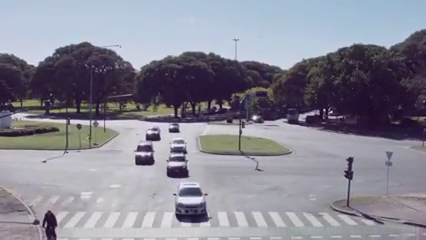
#> input picture frame 217 of hw11/videos/cars_at_an_intersection_hirez.mp4, 426 x 240 px, given in place of the camera
$ python optical_flow_quiver.py
#> lines starting #> are read from the running program, lines starting #| are printed output that depends on the picture
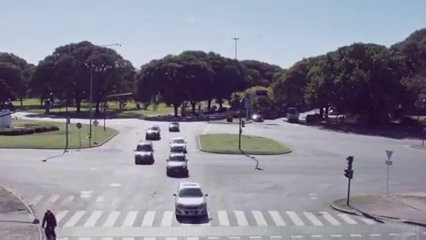
#> input picture frame 218 of hw11/videos/cars_at_an_intersection_hirez.mp4, 426 x 240 px, given in place of the camera
#> in main, next_frame is the input picture: shape (240, 426, 3); mean B, G, R 148.7, 135.6, 137
"""

optical_flow_quiver.py

Adapted and optimised version based on the original Matlab code
"""

import cv2
import tqdm
import numpy as np
from numpy import linalg as la
from scipy import signal as sig, stats as sta

import sys

############
# CONFIG
############

# Sit
_gauss_sigma = 1  # Sigma the Gaussian Kernels
_kernel_size = 6 * _gauss_sigma + 1
_k = int((_kernel_size - 1) / 2)

# Settings for corner detection
_num_corners = 100  # (Maximal) number of corners to detect per frame
_corner_quality_level = 0.001  # Quality measure for corners to detect
_corner_min_distance = 10  # Minimal distance between detected corners

# Neighbourhood for direction detection
_neighborhood_size = 5
_half_neighborhood_size = _neighborhood_size // 2

# color for the quiver plot
_color = 1


def quiver(img, pts, vx, vy, color=1):
    """ Makes a quiver plot on top of an existing image """

    (width, height) = img.shape

    for c in range(pts.shape[0]):
        x = pts[c, 0, 0]
        y = pts[c, 0, 1]

        xe = int(x + vx[c, 0])
        ye = int(y + vy[c, 0])

        if x < 0 or y < 0 or x >= height or y >= width:
            continue

        if xe < 0 or ye < 0 or xe >= height or ye >= width:
            continue

        img = cv2.line(img, (x, y), (xe, ye), color)

    return img


def pad2d(img, width, fill=0):
    """ Pads a two-dimensional image with a constant boundary"""

    return np.lib.pad(img, (width, width), 'constant', constant_values=fill)


def skip_time(cap, n):
    """ Skips a given amount of seconds in a VideoCapture """

    for _ in range(int(cap.get(cv2.CAP_PROP_FPS)) * n):
        cap.read()

# Make a kernel for partial derivatives
I = np.repeat([np.arange(_kernel_size)], _kernel_size, axis=0).T
J = I.T

# derivative w.r.t. x
gauss_kernel_x = -((J - _k) / (2 * np.pi * _gauss_sigma ** 3)) * np.exp(
    - ((I - _k) ** 2 + (J - _k) ** 2) / (2 * _gauss_sigma ** 2))

# derivative w.r.t. y
gauss_kernel_y = gauss_kernel_x.T

kernel = (1 / (2 * np.pi * (_gauss_sigma ** 2))) * np.exp(
    -((I - _k) ** 2 + (J - _k) ** 2) / (2 * _gauss_sigma ** 2))


# weighting kernel (also a gaussian)
nsig = 3
kernlen = (2*_half_neighborhood_size + 1) ** 2
interval = (2*nsig+1.)/(kernlen)
x = np.linspace(-nsig-interval/2., nsig+interval/2., kernlen+1)

w1d = np.diff(sta.norm.cdf(x))
w_raw = np.sqrt(np.outer(w1d, w1d))
_W = w_raw/w_raw.sum()
_W_T_W = _W.T.dot(_W)

def process_frame(current_mat, next_mat):
    """ Processes a single from from the original image"""

    (xs, ys) = next_mat.shape
#> xs = 240; ys = 426

    # Compute x and y derivatives for both images
    Dx_1 = sig.convolve2d(current_mat, gauss_kernel_x)  # not filter2")
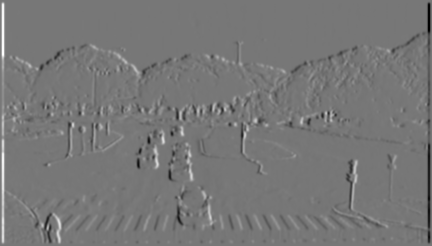
#> Dx_1: shape (246, 432) float64; min -67.39, max 76.48, mean 0; drawn with min black and max white
    Dx_2 = sig.convolve2d(next_mat, gauss_kernel_x)

    Dy_1 = sig.convolve2d(current_mat, gauss_kernel_y)
    Dy_2 = sig.convolve2d(next_mat, gauss_kernel_y)
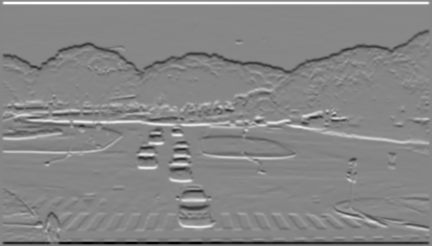
#> Dy_2: shape (246, 432) float64; min -79.4, max 70.81, mean 0; drawn with min black and max white

    Ix = (Dx_1 + Dx_2) / 2
    Iy = (Dy_1 + Dy_2) / 2

    # extract corners using Eigenvalues corner detector
    corners_current = cv2.goodFeaturesToTrack(current_mat,
                                              _num_corners,
                                              _corner_quality_level,
                                              _corner_min_distance,
                                              useHarrisDetector=False)
#> corners_current = 100 rows, first 8: [178, 131], [324, 109], [70, 120], [137, 150], [243, 127], [229, 107], [90, 121], [159, 139]

    # if we have no corners, return the original frame
    if corners_current is None:
        return current_mat

    corners_current = np.array(corners_current).astype(int)

    # smooth the images
    current_mat_smoothed = sig.convolve2d(current_mat, kernel)
    next_mat_smoothed = sig.convolve2d(next_mat, kernel)
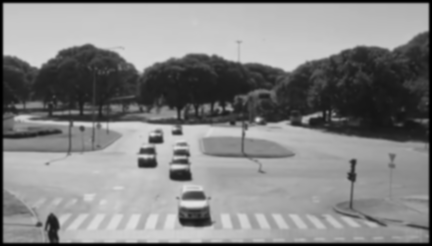
#> next_mat_smoothed: shape (246, 432) float64; min 0.00244, max 227.9, mean 132.2

    # I_t the partial derivative w.r.t. time
    It = next_mat_smoothed - current_mat_smoothed

    v_x = np.zeros((corners_current.shape[0], 1))
#> v_x = 100 values from 0 to 0
    v_y = np.zeros((corners_current.shape[0], 1))
#> v_y = 100 values from 0 to 0

    # pad zeros all around our derivatives
    Ix = pad2d(Ix, _half_neighborhood_size)
    Iy = pad2d(Iy, _half_neighborhood_size)
    It = pad2d(It, _half_neighborhood_size)
#> call 3 of pad2d, with width = 2, fill = 0
#> in pad2d (call 3), `return np.lib.pad(img, (width, width), 'constant', constant_values=fill)`:
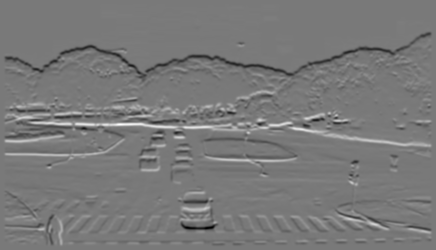
#> returned value: shape (250, 436) float64; min -66.46, max 72.73, mean -0.1; drawn with min black and max white

    for c in range(corners_current.shape[0]):
        i = corners_current[c, 0, 1]
        j = corners_current[c, 0, 0]

        Ixs = Ix[i:i + 2 * _half_neighborhood_size + 1,
              j:j + 2 * _half_neighborhood_size + 1].flatten()

        Iys = Iy[i:i + 2 * _half_neighborhood_size + 1,
              j:j + 2 * _half_neighborhood_size + 1].flatten()

        Its = It[i:i + 2 * _half_neighborhood_size + 1,
              j:j + 2 * _half_neighborhood_size + 1].flatten()

        # find A, b by just smartly stacking the above
        A = np.vstack([Ixs, Iys]).T
        b = np.hstack([Its]).T

        # we compute the previous As and Bs from the code
        A_code = A.T.dot(_W_T_W).dot(A)
        B_code = A.T.dot(_W_T_W).dot(b)

        # compute the actual result
        Ainv = la.pinv(A_code)
        result = Ainv.dot(B_code)

        # and add it to the velocity
        v_x[c] = result[1]
        v_y[c] = result[0]
#> this loop made 100 passes
#> (i, j, A_code, B_code, Ainv, result) on passes 1 to 5: (131, 178, [[0.0128, 0.457], [0.457, 16.33]], [0.445, 15.91], [[4.79e-05, 0.00171], [0.00171, 0.0611]], [0.0272, 0.973]), (109, 324, [[0.0331, 0.15], [0.15, 0.675]], [0.152, 0.684], [[0.066, 0.298], [0.298, 1.35]], [0.214, 0.965]), (120, 70, [[0.368, -2.18], [-2.18, 12.94]], [-2.22, 13.17], [[0.00208, -0.0123], [-0.0123, 0.0731]], [-0.167, 0.99]), (150, 137, [[8.05, 3.39], [3.39, 1.42]], [3.73, 1.57], [[0.0897, 0.0377], [0.0377, 0.0159]], [0.394, 0.166]), (127, 243, [[9.62, -6.47], [-6.47, 4.35]], [-6.79, 4.57], [[0.0493, -0.0332], [-0.0332, 0.0223]], [-0.486, 0.327])
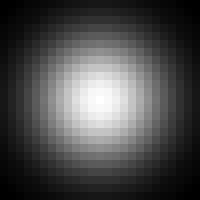
#> _W_T_W: shape (25, 25) float64 (shown 8 times larger); min 3.02e-06, max 0.000278, mean 8.42e-05; drawn with min black and max white
#> after the loop, v_x = 100 values, max 1.2 at index 95, min -0.457 at index 70, mean 0.606; v_y = 100 values, max 1.66 at index 24, min -0.733 at index 58, mean 0.0287

    return quiver(current_mat, corners_current, v_x, v_y, _color)
#> the loop in quiver, `for c in range(pts.shape[0]):` made 100 passes
#> (x, y, xe, ye) on passes 1 to 12: (178, 131, 178, 131), (324, 109, 324, 109), (70, 120, 70, 119), (137, 150, 137, 150), (243, 127, 243, 126), (229, 107, 229, 106), (90, 121, 91, 120), (159, 139, 159, 138), (185, 152, 185, 151), (256, 117, 256, 117), (150, 153, 150, 152), (147, 135, 147, 135)
#> after the loop in quiver, `for c in range(pts.shape[0]):`:
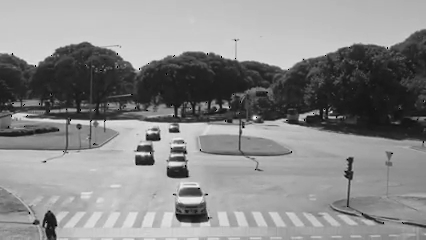
#> img: shape (240, 426); min 1, max 243, mean 137.5

def main():
    """ Main entry point """

    # read video
    vid = cv2.VideoCapture()
    vid.open("videos/cars_at_an_intersection_hirez.mp4")

    # get props
    fps = vid.get(cv2.CAP_PROP_FPS)
    vWidth = int(vid.get(cv2.CAP_PROP_FRAME_WIDTH))
    vHeight = int(vid.get(cv2.CAP_PROP_FRAME_HEIGHT))
    fourcc = vid.get(cv2.CAP_PROP_FOURCC)
    frames = int(vid.get(cv2.CAP_PROP_FRAME_COUNT))

    vidWriter = cv2.VideoWriter('cars_at_an_intersection_optical_flow.avi',
                                int(fourcc), 0.75 * fps, (vWidth, vHeight))

    # read the first matrix
    current_mat = cv2.cvtColor(vid.read()[1], cv2.COLOR_BGR2GRAY)

    T = tqdm.tqdm(total=frames - 1)

    while True:
        ret, next_frame = vid.read()

        if not ret:
            break

        # grab the next frame
        next_mat = cv2.cvtColor(next_frame, cv2.COLOR_BGR2GRAY)

        image = process_frame(current_mat, next_mat)
        frame = cv2.cvtColor(image, cv2.COLOR_GRAY2BGR)

        vidWriter.write(frame)

        current_mat = next_mat
        T.update(1)

    T.close()


if __name__ == '__main__':
    main()

$ run again, starting later in the video
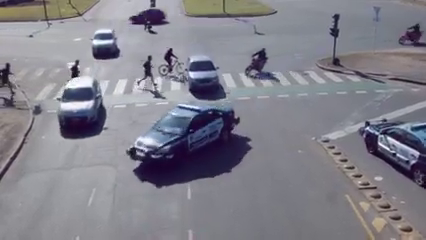
#> input picture frame 977 of hw11/videos/cars_at_an_intersection_hirez.mp4, 426 x 240 px, given in place of the camera
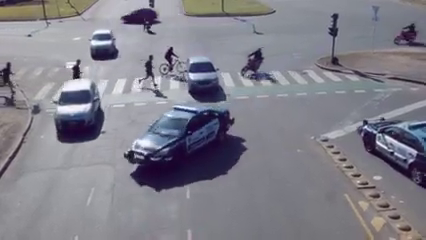
#> input picture frame 978 of hw11/videos/cars_at_an_intersection_hirez.mp4, 426 x 240 px, given in place of the camera
#> in main, next_frame is the input picture: shape (240, 426, 3); mean B, G, R 138.3, 128.4, 129.4
#> corners_current = 100 rows, first 8: [72, 76], [395, 153], [171, 57], [387, 137], [368, 127], [156, 84], [151, 29], [418, 153]
#> the loop in process_frame, `for c in range(corners_current.shape[0]):` made 100 passes
#> (i, j, A_code, B_code, Ainv, result) on passes 1 to 3: (76, 72, [[3.44, 0.479], [0.479, 0.0667]], [-5.44, -0.758], [[0.28, 0.039], [0.039, 0.00543]], [-1.55, -0.216]), (153, 395, [[0.116, 0.314], [0.314, 0.856]], [0.651, 1.77], [[0.123, 0.333], [0.333, 0.907]], [0.67, 1.82]), (57, 171, [[3.03, 1.68], [1.68, 0.938]], [0.214, 0.119], [[0.193, 0.107], [0.107, 0.0596]], [0.054, 0.0301])
#> after the loop in process_frame, `for c in range(corners_current.shape[0]):`: v_x = 100 values, max 8.26 at index 9, min -4.91 at index 11, mean 0.0688; v_y = 100 values, max 8.08 at index 27, min -2.02 at index 36, mean 0.768
#> the loop in quiver, `for c in range(pts.shape[0]):` made 100 passes
#> (x, y, xe, ye) on passes 1 to 8: (72, 76, 71, 74), (395, 153, 396, 153), (171, 57, 171, 57), (387, 137, 387, 136), (368, 127, 367, 127), (156, 84, 156, 85), (151, 29, 151, 29), (418, 153, 417, 153)
#> after the loop in quiver, `for c in range(pts.shape[0]):`:
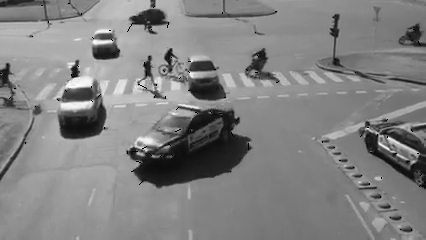
#> img: shape (240, 426); min 1, max 255, mean 129.9

$ run again, starting later in the video
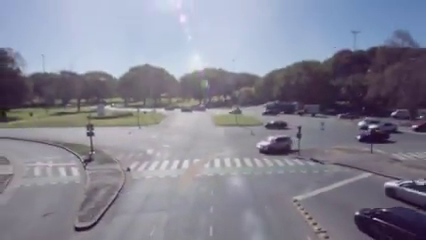
#> input picture frame 1738 of hw11/videos/cars_at_an_intersection_hirez.mp4, 426 x 240 px, given in place of the camera
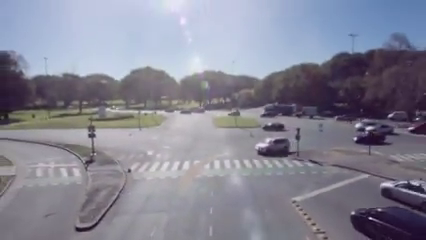
#> input picture frame 1739 of hw11/videos/cars_at_an_intersection_hirez.mp4, 426 x 240 px, given in place of the camera
#> in main, next_frame is the input picture: shape (240, 426, 3); mean B, G, R 148.4, 133.5, 133.7
#> corners_current = 100 rows, first 8: [369, 126], [373, 218], [358, 213], [392, 114], [359, 137], [359, 124], [420, 117], [92, 152]
#> the loop in process_frame, `for c in range(corners_current.shape[0]):` made 100 passes
#> (i, j, A_code, B_code, Ainv, result) on passes 1 to 3: (126, 369, [[3.03, 1.95], [1.95, 1.25]], [8.19, 5.27], [[0.165, 0.106], [0.106, 0.0683]], [1.91, 1.23]), (218, 373, [[0.0455, -0.319], [-0.319, 2.23]], [-0.164, 1.15], [[0.00875, -0.0613], [-0.0613, 0.43]], [-0.0721, 0.506]), (213, 358, [[0.518, -0.43], [-0.43, 0.357]], [1.81, -1.5], [[0.676, -0.561], [-0.561, 0.466]], [2.07, -1.72])
#> after the loop in process_frame, `for c in range(corners_current.shape[0]):`: v_x = 100 values, max 18.56 at index 94, min -3.61 at index 44, mean -0.791; v_y = 100 values, max 4.58 at index 56, min -5.02 at index 23, mean 0.142
#> the loop in quiver, `for c in range(pts.shape[0]):` made 100 passes
#> (x, y, xe, ye) on passes 1 to 8: (369, 126, 370, 127), (373, 218, 373, 217), (358, 213, 356, 215), (392, 114, 392, 115), (359, 137, 355, 139), (359, 124, 358, 123), (420, 117, 418, 119), (92, 152, 90, 150)
#> after the loop in quiver, `for c in range(pts.shape[0]):`:
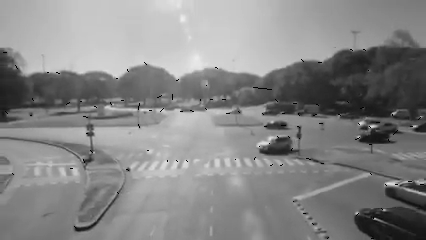
#> img: shape (240, 426); min 1, max 237, mean 134.5
